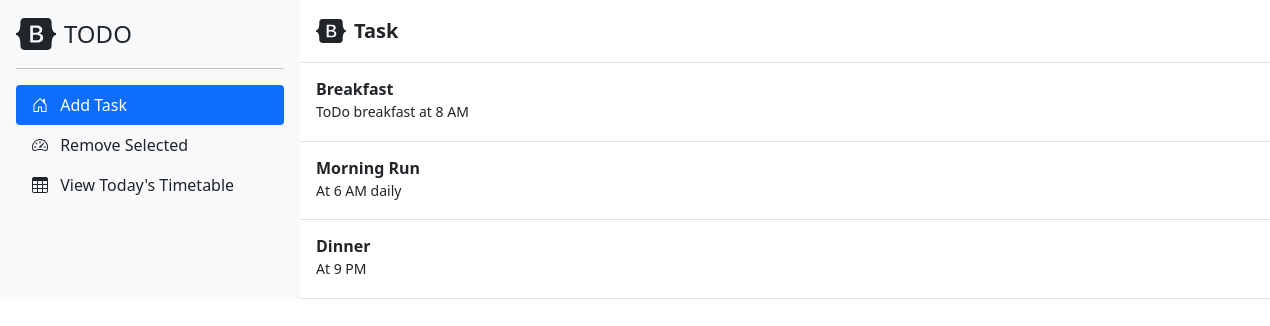
Before: /todo-items with the older database file.
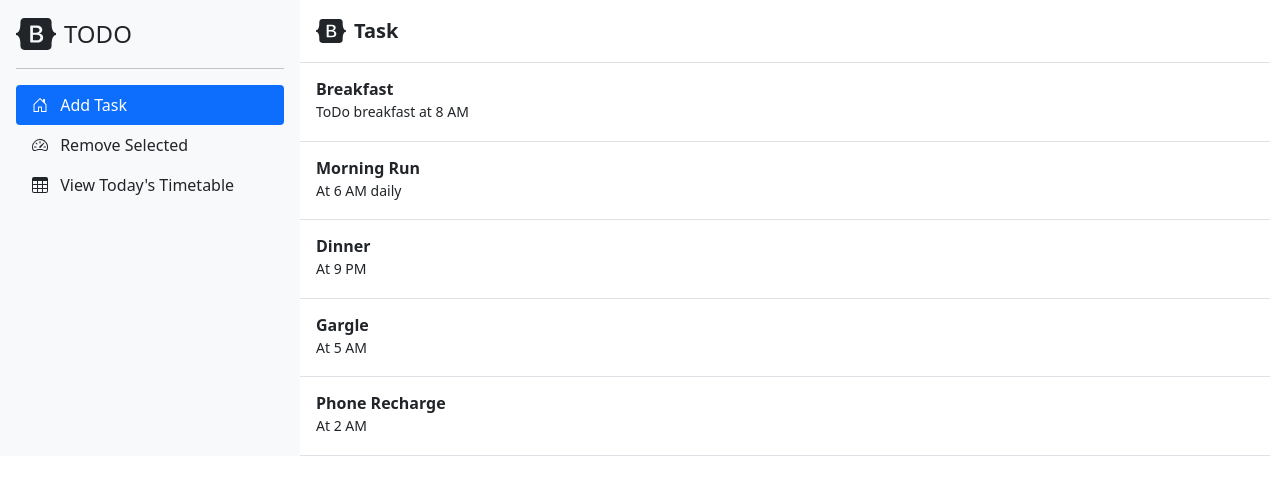
After: the same page with the newer database file.
### list/models.py (models this page shows, shortened)
class Activity(models.Model):
    title = models.CharField(max_length=30)
    details = models.CharField(max_length=90)
    status = models.BooleanField()

### list/views.py (the view)
# urls.py: path('todo-items', ToDoListView.as_view(), name='todo-items')
class ToDoListView(ListView):
    model = Activity
    paginate_by = 10

### templates/list/activity_list.html (shortened to what this page needs)
{% extends 'base.html' %}
{% block content %}
    <div class="d-flex flex-column align-items-stretch bg-white" style="width: 80%;">
        <a href="/" class="d-flex align-items-center flex-shrink-0 p-3 link-dark text-decoration-none border-bottom">
        <svg class="bi me-2" width="30" height="24"><use xlink:href="#bootstrap"></use></svg>
        <span class="fs-5 fw-semibold">Task</span>
        </a>
        {% for task in object_list %}
            <div class="list-group list-group-flush border-bottom scrollarea">
                <a href="#" class="list-group-item list-group-item-action py-3 lh-tight" aria-current="true">
                    <div class="d-flex w-100 align-items-center justify-content-between">
                            <strong class="mb-1">{{ task.title }}</strong>
                            </div>
                            <div class="col-10 mb-1 small">{{ task.details }}</div>
                </a>
            </div>
        {% empty %}
        <strong class="mb-1">No task found.</strong>
        {% endfor %}
    </div>
{% endblock content %}

### templates/base.html (shortened to what this page needs)
<!DOCTYPE html>
<html lang="en">
<head>
    <link href="https://cdn.jsdelivr.net/npm/bootstrap@5.0.0-beta3/dist/css/bootstrap.min.css" rel="stylesheet">
</head>
<body>
      <div class="d-flex flex-column p-3 bg-light" style="width: 300px;">
        <a href="/" class="d-flex align-items-center mb-3 mb-md-0 me-md-auto link-dark text-decoration-none">
          <svg class="bi me-2" width="40" height="32"><use xlink:href="#bootstrap"></use></svg>
          <span class="fs-4">TODO</span>
        </a>
        <hr>
        <ul class="nav nav-pills flex-column mb-auto">
          <li class="nav-item">
            <a href="#" class="nav-link active">
              <svg class="bi me-2" width="16" height="16"><use xlink:href="#home"></use></svg>
              Add Task
            </a>
          </li>
          <li>
            <a href="#" class="nav-link link-dark">
              <svg class="bi me-2" width="16" height="16"><use xlink:href="#speedometer2"></use></svg>
              Remove Selected
            </a>
          </li>
          <li>
            <a href="#" class="nav-link link-dark">
              <svg class="bi me-2" width="16" height="16"><use xlink:href="#table"></use></svg>
              View Today's Timetable
            </a>
          </li>
        </ul>
      </div>
    {% block content %}
    {% endblock content %}
</body>
</html>

### templates/base.html (style rules this page uses)
body { display: flex; flex-wrap: nowrap; height: 100vh; height: -webkit-fill-available; overflow-x: auto; overflow-y: hidden; }
body > * { flex-shrink: 0; min-height: -webkit-fill-available; }
.bi { vertical-align: -.125em; pointer-events: none; fill: currentColor; }
.scrollarea { overflow-y: auto; }
.fw-semibold { font-weight: 600; }
.lh-tight { line-height: 1.25; }

Changed rows visible on the page:
added Activity: title "Gargle", details "At 5 AM"
added Activity: title "Phone Recharge", details "At 2 AM"
